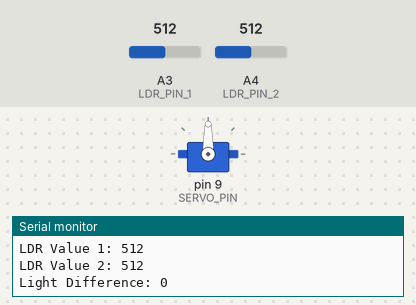
Recording of a sketch running on a simulated Arduino Uno, built with avr-gcc and run on an emulated ATmega328P. On the bench: servo, the last lines printed to the serial monitor. Inputs (shaded band) come from the test bench; at power-on: A3 (LDR_PIN_1) = 512, A4 (LDR_PIN_2) = 512.

Above: at 1.2 s.
1.3 s: A3 (LDR_PIN_1) set to 536
4.3 s: A4 (LDR_PIN_2) set to 38
5.8 s: A4 (LDR_PIN_2) set to 32
At 6.7 s:
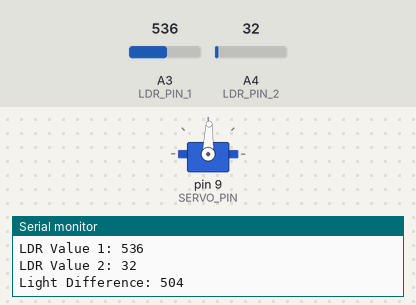
7.5 s: A3 (LDR_PIN_1) set to 716
At 8.3 s:
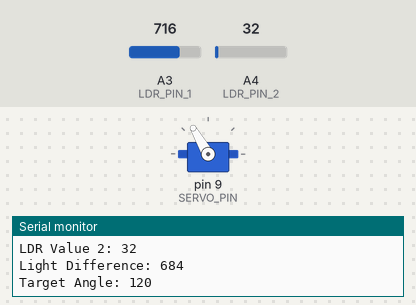
9.0 s: A4 (LDR_PIN_2) set to 122
At 9.5 s:
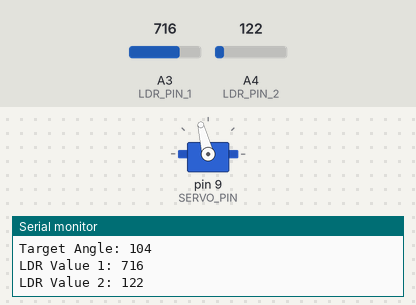
10.5 s: A3 (LDR_PIN_1) set to 1023
At 11.7 s:
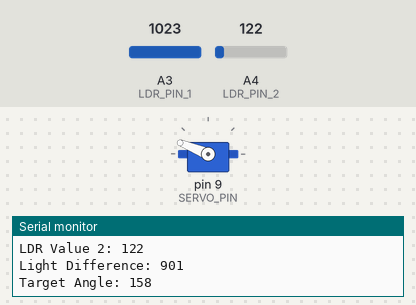
Timing chart, 0 to 13.1 s (numbered marks = the images above; inputs shaded):
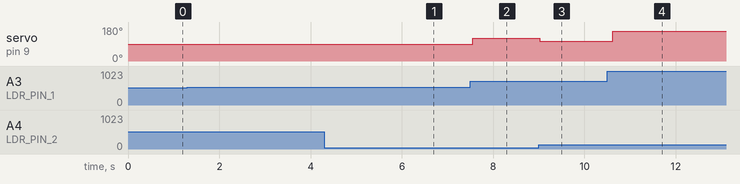

The sketch:

sketch_apr30a.ino
```cpp
#include <Servo.h>

// Define pin numbers for LDRs and servo motor
const int LDR_PIN_1 = A3;
const int LDR_PIN_2 = A4;
const int SERVO_PIN = 9;

// Define threshold for detecting light (adjust as needed)
const int LIGHT_THRESHOLD = 500;

// Create servo object
Servo servoMotor;

void setup() {
  // Initialize serial communication at 9600 baud rate
  Serial.begin(9600);

  // Attach servo to its pin
  servoMotor.attach(SERVO_PIN);

  // Print debug message indicating setup is complete
  Serial.println("Setup complete");
}

void loop() {
  // Read light intensity from LDRs
  int lightIntensity1 = analogRead(LDR_PIN_1);
  int lightIntensity2 = analogRead(LDR_PIN_2);

  // Print LDR values to Serial Monitor for debugging
  Serial.print("LDR Value 1: ");
  Serial.println(lightIntensity1);
  Serial.print("LDR Value 2: ");
  Serial.println(lightIntensity2);

  // Calculate difference in light intensity between LDRs
  int lightDifference = abs(lightIntensity1 - lightIntensity2);

  // Print light difference for debugging
  Serial.print("Light Difference: ");
  Serial.println(lightDifference);

  // Check if light intensity difference is above threshold
  if (lightDifference > LIGHT_THRESHOLD) {
    // Calculate target angle for servo motor (0 to 90 degrees)
    int targetAngle = map(lightDifference, 0, 1023, 0, 180);

    // Print target angle for debugging
    Serial.print("Target Angle: ");
    Serial.println(targetAngle);

    // Move servo motor to target angle
    servoMotor.write(targetAngle);
  }

  // Delay for stability (adjust as needed)
  delay(100);
}
```

Measured:
- after the input at 5.8 s, servo on pin 9 (SERVO_PIN): 90° → 88° after 0.08 s
- after the input at 7.5 s, servo on pin 9 (SERVO_PIN): 88° → 120° after 0.06 s
- after the input at 9.0 s, servo on pin 9 (SERVO_PIN): 120° → 104° at once
- after the input at 10.5 s, servo on pin 9 (SERVO_PIN): 104° → 158° after 0.12 s
